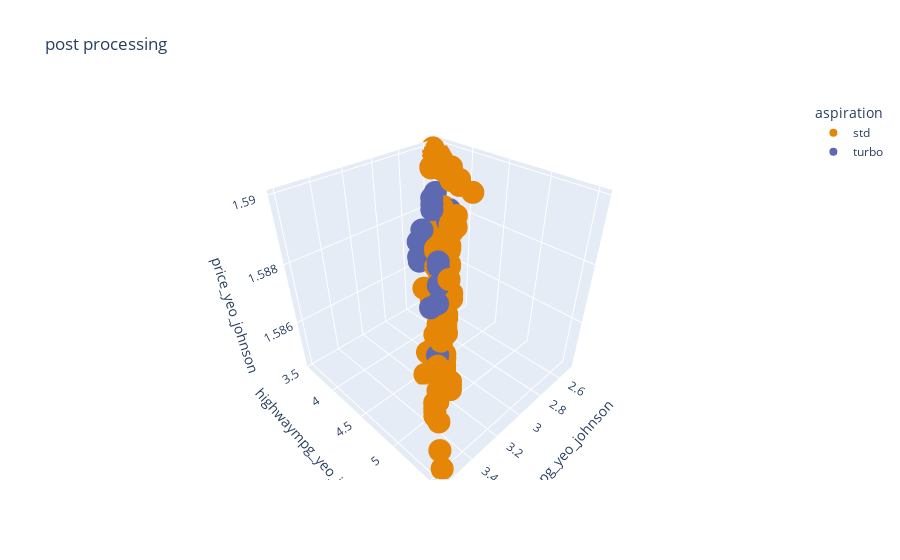

Notebook code for this chart:
### Code cell
fig = px.scatter_3d(df_postp, x="citympg_yeo_johnson", y="highwaympg_yeo_johnson", z="price_yeo_johnson",
                    color='aspiration',
                    title = "post processing",
                    color_discrete_sequence=px.colors.qualitative.Vivid)

fig.show()

### Figure 1 — Plotly figure (JSON) as saved in the notebook; plotly's stock layout.template omitted (floating-point values rounded to 4 significant figures; data arrays with more than 128 entries replaced by an {"elided": "..."} marker saying what was removed)
{"data": [{"hovertemplate": "aspiration=std<br>citympg_yeo_johnson=%{x}<br>highwaympg_yeo_johnson=%{y}<br>price_yeo_johnson=%{z}<extra></extra>", "legendgroup": "std", "marker": {"color": "rgb(229, 134, 6)", "symbol": "circle"}, "mode": "markers", "name": "std", "scene": "scene", "showlegend": true, "type": "scatter3d", "x": {"elided": "168 float values"}, "y": {"elided": "168 float values"}, "z": {"elided": "168 float values"}}, {"hovertemplate": "aspiration=turbo<br>citympg_yeo_johnson=%{x}<br>highwaympg_yeo_johnson=%{y}<br>price_yeo_johnson=%{z}<extra></extra>", "legendgroup": "turbo", "marker": {"color": "rgb(93, 105, 177)", "symbol": "circle"}, "mode": "markers", "name": "turbo", "scene": "scene", "showlegend": true, "type": "scatter3d", "x": [2.717, 2.666, 3.005, 3.005, 2.81, 2.932, 2.932, 2.932, 2.932, 2.81, 3.005, 2.969, 2.81, 2.81, 2.81, 2.969, 2.717, 3.134, 3.039, 3.134, 3.039, 3.134, 2.765, 3.005, 2.81, 2.81, 2.81, 3.005, 2.969, 3.191, 3.366, 3.271, 2.717, 2.717, 2.81, 3.072, 2.81], "y": [3.891, 4.038, 4.535, 4.535, 4.174, 4.239, 4.239, 4.239, 4.239, 4.174, 4.535, 4.535, 4.174, 4.174, 4.174, 4.535, 4.107, 4.693, 4.239, 4.693, 4.239, 4.693, 4.174, 4.535, 4.174, 4.302, 4.302, 4.479, 4.107, 4.693, 5.106, 4.933, 4.038, 4.038, 4.239, 4.363, 4.239], "z": [1.589, 1.588, 1.586, 1.586, 1.588, 1.589, 1.589, 1.589, 1.589, 1.588, 1.586, 1.587, 1.588, 1.588, 1.588, 1.587, 1.589, 1.588, 1.588, 1.588, 1.588, 1.588, 1.588, 1.586, 1.588, 1.588, 1.589, 1.587, 1.587, 1.587, 1.587, 1.588, 1.589, 1.589, 1.589, 1.589, 1.589]}], "layout": {"legend": {"title": {"text": "aspiration"}, "tracegroupgap": 0}, "scene": {"domain": {"x": [0, 1], "y": [0, 1]}, "xaxis": {"title": {"text": "citympg_yeo_johnson"}}, "yaxis": {"title": {"text": "highwaympg_yeo_johnson"}}, "zaxis": {"title": {"text": "price_yeo_johnson"}}}, "title": {"text": "post processing"}}}
